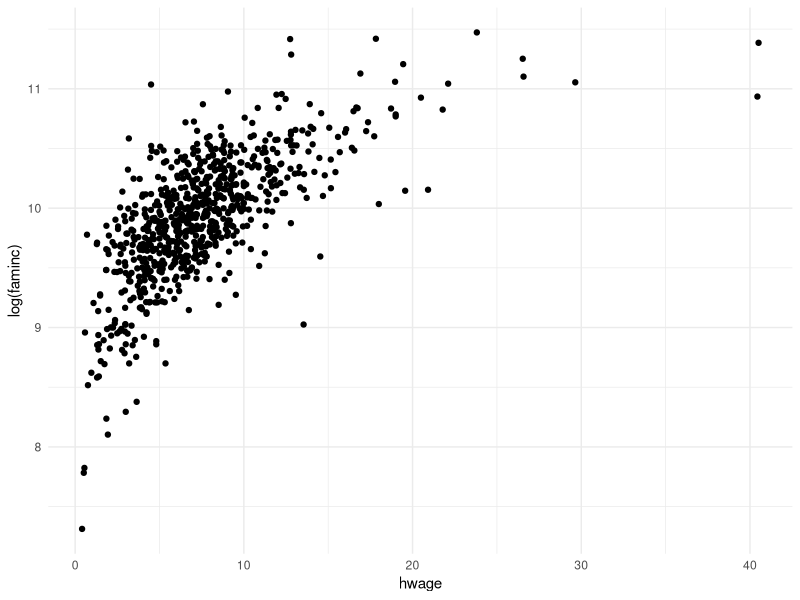
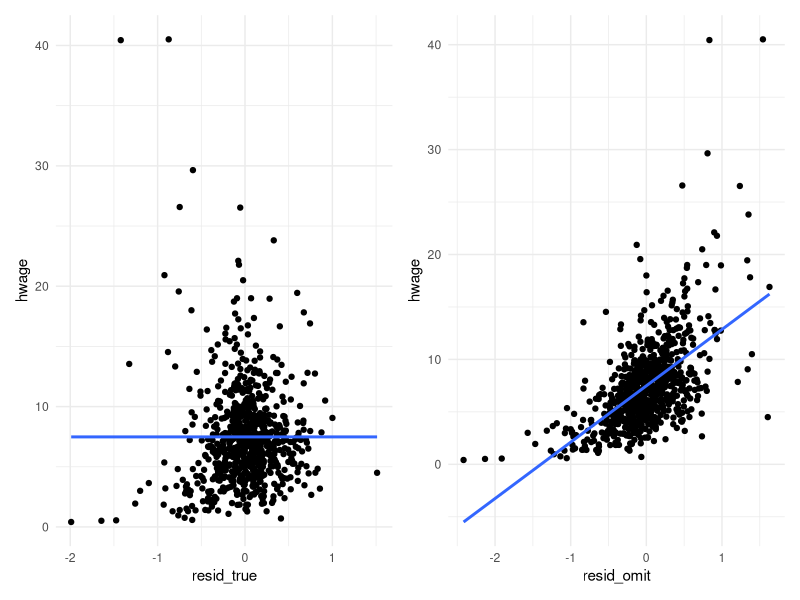

Recreate these plots in R, in order.


#== ECON 4650-001 -- Spring 2021
#== Marcio Santetti

#=============================================================================#
#                OMITTED VARIABLES BIAS/ MISSPECIFICATION ISSUES              #
#=============================================================================#


#== IMPORTANT: Before any operations, make sure to set your working directory.
# In other words, you have to tell R in which folder you will save your work, or
# from which folder external data sets will come from. In the lower-right pane, 
# click on 'Files'. Select your desired folder, and click on 'More', then select 
# the option 'Set as Working Directory'.


#==============================================================================#



#== Installing and/or loading required packages:

library(tidyverse)
library(lmtest) 
library(broom)
library(car)
library(patchwork)


#==============================================================================#


#== In this applied lecture, we will practice what happens to OLS models when
#== we omit relevant or include irrelevant variables. Furthermore, we will
#== apply the RESET test for functional form misspecification.




##=== Omitting a relevant variable from a model:


## For this lecture, let us work once again with Mroz's (1987) data:

mroz_data <- read_csv('mroz.csv')


## Let's estimate a model which we consider to be the "true" one, or
## the best representing the population model for a household's
## income.


true_model <- lm(log(faminc) ~ educ + wage + heduc + hwage + kidsl6, data = mroz_data)

true_model %>% summary()


## Now, let us omit a relevant variable from this model, 'hwage'.

omit_model <- lm(log(faminc) ~ educ + wage + heduc + kidsl6, data = mroz_data)

omit_model %>% summary()   ## what happened?


## Comparing the models' coefficients:

true_model %>% tidy() %>% select(term, estimate)
omit_model %>% tidy() %>% select(term, estimate)     ## what happened?




## Quick visual inspection:

mroz_data %>% ggplot(mapping = aes(x=hwage, y=log(faminc))) + 
  geom_point() + theme_minimal() 
  ## is there a relationship between 'hwage' and 'log(faminc)'?


## Let us now inspect the residuals from these two models:


resid_true <- true_model %>% resid()
resid_omit <- omit_model %>% resid()


## And check the correlation coefficient between the
## omitted variable, 'hwage' and both residual terms:


mroz_data %>% summarize(cor_hwage_resid_true = cor(hwage, resid_true),
                        cor_hwage_resid_omit = cor(hwage, resid_omit))


mroz_data <- mroz_data %>% cbind(resid_true, resid_omit)


## Visually:



p1 <- mroz_data %>% ggplot(mapping = aes(x=resid_true, y=hwage)) + 
  geom_point() + geom_smooth(method="lm", se=FALSE) + theme_minimal()

p2 <- mroz_data %>% ggplot(mapping = aes(x=resid_omit, y=hwage)) + 
  geom_point() + geom_smooth(method="lm", se=FALSE) + theme_minimal()


# Using the 'patchwork' package to plot these two side by side:


p1 + p2


##==================================================================================================##


##=== Including irrelevant variables:


## From what we have defined as the "true" model, let us now add a 
## variable that may not have any theoretical value, the number
## of husband siblings ('hsiblings'):


irrel_model <- lm(log(faminc) ~ educ + wage + heduc + hwage + kidsl6 + hsiblings, data = mroz_data)

irrel_model %>% summary()  ## what happened?



## Comparing the model's coefficients:


true_model %>% tidy() %>% select(term, estimate)
irrel_model %>% tidy() %>% select(term, estimate)     ## what happened? 


## Comparing standard errors:

true_model %>% tidy() %>% select(term, std.error)
irrel_model %>% tidy() %>% select(term, std.error)     ## what happened?


#== Moral of the story: if the addition of a variable is not supported by economic theory,
#== there should be a strong and reliable reason to include it in a final model.




##===============================================================================##



##=== Ramsey's Regression Equation Specification Error Test (RESET):


## Let us first run this test manually. First, we need the fitted values (y_hat) from
## our model:


y_hat <- true_model %>% fitted()


## And we will use its square and cubed functional forms:


y_hat_sq <- y_hat^2
y_hat_cb <- y_hat^3


## And join these columns to the original data set:

mroz_data <- mroz_data %>% cbind(y_hat_sq, y_hat_cb)


#== Now, to the RESET test's auxiliary regression:

aux_reg_reset <- lm(log(faminc) ~ educ + wage + heduc + hwage + kidsl6 + 
                         y_hat_sq + y_hat_cb, data = mroz_data)


aux_reg_reset %>% summary()


## Are these two added terms jointly significant? Let's run an F-test:


aux_reg_reset %>% linearHypothesis(c("y_hat_sq = 0", "y_hat_cb = 0"))  ## what do we conclude?


#== The null hypothesis for the RESET test is that the model is well specified. In case
#== we reject the null hypothesis that the added terms (squares, cubes, etc.) are not 
#== statistically significant (equal to zero), the model suffers from some kind of
#== misspecification. Unfortunately, it does not tell which specific misspecification
#== it is.


## With R's function (from the 'lmtest' package):

true_model %>% resettest(power = 2:3)   ## is the F-test statistic the same as above?



## We see that our "true" model still suffers from functional form misspecification.

## we can try a few things:


true_model2 <- lm(log(faminc) ~ educ + wage + heduc + hwage + kidsl6 +
                    I(hwage^2), data = mroz_data)

true_model2 %>% resettest(power = 2:3)

##


true_model3 <- lm(log(faminc) ~ educ + wage + heduc + hwage + kidsl6 +
                    hwage:wage, data = mroz_data)

true_model3 %>% resettest(power = 2:3)

##


true_model4 <- lm(log(faminc) ~ educ + wage + heduc + log(hwage) + kidsl6, data = mroz_data)

true_model4 %>% resettest(power = 2:3)


## And compare the coefficients:


true_model %>% summary()
true_model4 %>% summary()
